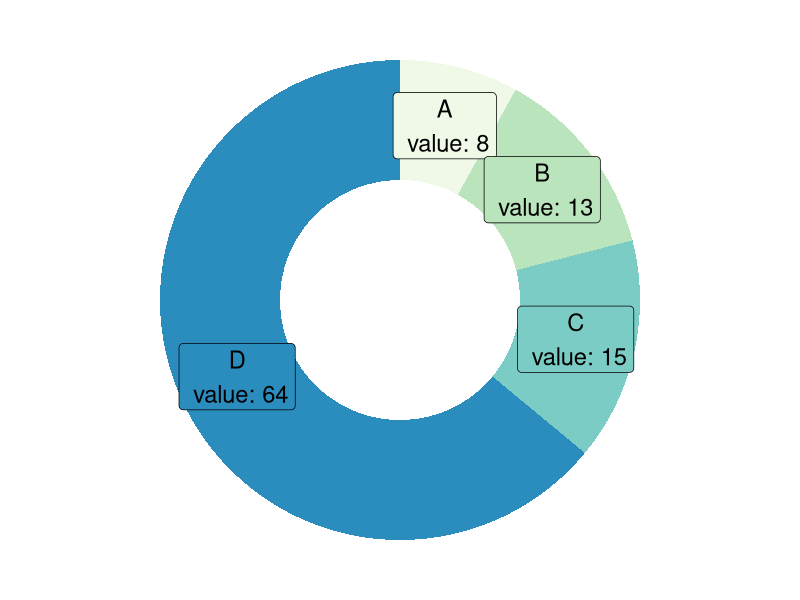

R code for this plot:
install.packages("ggplot2")
library(ggplot2)

cat <- c("A", "B", "C", "D")
qty <- c(8, 13, 15, 64)

df <- data.frame(cat,qty)

df$fraction <- df$qty/sum(df$qty)

df$ymax <- cumsum(df$fraction)

df$ymin <- c(0, head(df$ymax, n=-1))

df$labelPos <- (df$ymax + df$ymin) / 2

df$label <- paste0(df$cat, "\n value: ", df$qty)

# ggplot (df, aes(ymax=ymax, ymin=ymin, xmax=4, xmin=3, fill=cat)) +
#   geom_rect() +
#   coord_polar(theta="y") +
#   xlim(c(2,4))

ggplot (df, aes(ymax=ymax, ymin=ymin, xmax=4, xmin=3, fill=cat)) +
  geom_rect() +
  geom_label(x=3.5, aes(y=labelPos, label=label), size=6) +
  scale_fill_brewer(palette=4) +
  coord_polar(theta="y") +
  xlim(c(2,4)) +
  theme_void() +
  theme(legend.position="none")
